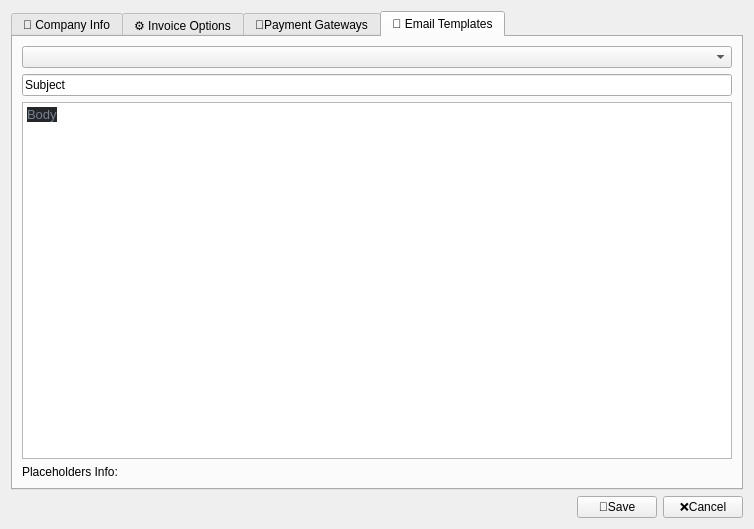
<?xml version="1.0" encoding="UTF-8"?>
<ui version="4.0">
 <class>SettingsDialog</class>
 <widget class="QDialog" name="SettingsDialog">
  <property name="geometry">
   <rect>
    <x>0</x>
    <y>0</y>
    <width>754</width>
    <height>529</height>
   </rect>
  </property>
  <property name="windowTitle">
   <string>Dialog</string>
  </property>
  <layout class="QHBoxLayout" name="horizontalLayout_6">
   <item>
    <layout class="QVBoxLayout" name="mainSettingsLayout">
     <item>
      <widget class="QTabWidget" name="SettingsTabWidget">
       <property name="currentIndex">
        <number>3</number>
       </property>
       <widget class="QWidget" name="tab">
        <attribute name="title">
         <string>🏢 Company Info</string>
        </attribute>
        <layout class="QHBoxLayout" name="horizontalLayout">
         <item>
          <layout class="QFormLayout" name="companyInfoLayout">
           <item row="0" column="0">
            <widget class="QLabel" name="companyNameLabel">
             <property name="text">
              <string>🏢Company Name:</string>
             </property>
            </widget>
           </item>
           <item row="0" column="1">
            <widget class="QLineEdit" name="companyNameInput"/>
           </item>
           <item row="1" column="0">
            <widget class="QLabel" name="companyAddressLabel">
             <property name="text">
              <string>🏢Company Address:</string>
             </property>
            </widget>
           </item>
           <item row="1" column="1">
            <widget class="QLineEdit" name="companyAddressInput"/>
           </item>
           <item row="2" column="0">
            <widget class="QLabel" name="companyVATIDLabel">
             <property name="text">
              <string>🏢Company VATID:</string>
             </property>
            </widget>
           </item>
           <item row="2" column="1">
            <widget class="QLineEdit" name="companyVATIDInput"/>
           </item>
           <item row="3" column="0">
            <widget class="QLabel" name="companyLogoLabel">
             <property name="text">
              <string>🖼️Company Logo:</string>
             </property>
            </widget>
           </item>
           <item row="3" column="1">
            <widget class="QLineEdit" name="companyLogoPathInput"/>
           </item>
           <item row="4" column="1">
            <layout class="QHBoxLayout" name="horizontalLayout_5">
             <item>
              <spacer name="horizontalSpacer_2">
               <property name="orientation">
                <enum>Qt::Orientation::Horizontal</enum>
               </property>
               <property name="sizeType">
                <enum>QSizePolicy::Policy::Expanding</enum>
               </property>
               <property name="sizeHint" stdset="0">
                <size>
                 <width>40</width>
                 <height>20</height>
                </size>
               </property>
              </spacer>
             </item>
             <item>
              <widget class="QPushButton" name="browseButton">
               <property name="text">
                <string>📂Browse</string>
               </property>
              </widget>
             </item>
            </layout>
           </item>
           <item row="5" column="1">
            <spacer name="verticalSpacer">
             <property name="orientation">
              <enum>Qt::Orientation::Vertical</enum>
             </property>
             <property name="sizeHint" stdset="0">
              <size>
               <width>20</width>
               <height>40</height>
              </size>
             </property>
            </spacer>
           </item>
          </layout>
         </item>
        </layout>
       </widget>
       <widget class="QWidget" name="tab_2">
        <attribute name="title">
         <string>⚙️ Invoice Options</string>
        </attribute>
        <layout class="QHBoxLayout" name="horizontalLayout_7">
         <item>
          <layout class="QFormLayout" name="invoiceOptionsLayout">
           <item row="0" column="0">
            <widget class="QLabel" name="numberPrefixLabel">
             <property name="text">
              <string>📄Number Prefix:</string>
             </property>
            </widget>
           </item>
           <item row="0" column="1">
            <widget class="QLineEdit" name="numberPrefixInput"/>
           </item>
           <item row="1" column="0">
            <widget class="QLabel" name="nextNumberLabel">
             <property name="text">
              <string>Next Number:</string>
             </property>
            </widget>
           </item>
           <item row="1" column="1">
            <widget class="QSpinBox" name="nextNumberSpinBox"/>
           </item>
           <item row="2" column="0">
            <widget class="QLabel" name="defaultTermsLabel">
             <property name="text">
              <string>Default Terms:</string>
             </property>
            </widget>
           </item>
           <item row="2" column="1">
            <widget class="QComboBox" name="defaultTermsComboBox"/>
           </item>
           <item row="3" column="0">
            <widget class="QLabel" name="VATRatesLabel">
             <property name="text">
              <string>🪙VAT Rates:</string>
             </property>
            </widget>
           </item>
           <item row="3" column="1">
            <widget class="QTableWidget" name="VATRatesTable"/>
           </item>
           <item row="4" column="1">
            <spacer name="verticalSpacer_3">
             <property name="orientation">
              <enum>Qt::Orientation::Vertical</enum>
             </property>
             <property name="sizeType">
              <enum>QSizePolicy::Policy::Minimum</enum>
             </property>
             <property name="sizeHint" stdset="0">
              <size>
               <width>20</width>
               <height>40</height>
              </size>
             </property>
            </spacer>
           </item>
           <item row="5" column="1">
            <layout class="QGridLayout" name="gridLayout">
             <item row="0" column="0">
              <widget class="QPushButton" name="addVatRateButton">
               <property name="text">
                <string>➕Add Vat Rate</string>
               </property>
              </widget>
             </item>
             <item row="0" column="2">
              <spacer name="horizontalSpacer_4">
               <property name="orientation">
                <enum>Qt::Orientation::Horizontal</enum>
               </property>
               <property name="sizeHint" stdset="0">
                <size>
                 <width>40</width>
                 <height>20</height>
                </size>
               </property>
              </spacer>
             </item>
             <item row="0" column="1">
              <widget class="QPushButton" name="removeVatRateButton">
               <property name="text">
                <string>➖Remove Vat Rate</string>
               </property>
              </widget>
             </item>
            </layout>
           </item>
           <item row="6" column="1">
            <widget class="QCheckBox" name="enableRemindersCheckBox">
             <property name="text">
              <string>🔔Enable Reminders Check</string>
             </property>
            </widget>
           </item>
           <item row="7" column="0">
            <widget class="QLabel" name="daysBeforeDueLabel">
             <property name="text">
              <string>⏰Before Due:</string>
             </property>
            </widget>
           </item>
           <item row="7" column="1">
            <widget class="QSpinBox" name="daysBeforeDueSpinBox"/>
           </item>
           <item row="8" column="0">
            <widget class="QLabel" name="daysAfterDueLabel">
             <property name="text">
              <string>⏰After Due:</string>
             </property>
            </widget>
           </item>
           <item row="8" column="1">
            <widget class="QSpinBox" name="daysAfterDueSpinBox_2"/>
           </item>
           <item row="9" column="1">
            <widget class="QCheckBox" name="enableOverdueIoTAlertCheckBox">
             <property name="text">
              <string>🚨Enable Overdue IoT Alert Check</string>
             </property>
            </widget>
           </item>
           <item row="10" column="0">
            <widget class="QLabel" name="ioTAlertDaysLabel">
             <property name="text">
              <string>Alert Days:</string>
             </property>
            </widget>
           </item>
           <item row="10" column="1">
            <widget class="QSpinBox" name="ioTAlertDaysSpinBox"/>
           </item>
           <item row="11" column="0">
            <widget class="QLabel" name="ioTDeviceAddressLabel">
             <property name="text">
              <string>🌐IoT Device Address:</string>
             </property>
            </widget>
           </item>
           <item row="11" column="1">
            <widget class="QLineEdit" name="ioTDeviceAddressInput"/>
           </item>
          </layout>
         </item>
        </layout>
       </widget>
       <widget class="QWidget" name="tab_4">
        <attribute name="title">
         <string>🔌Payment Gateways</string>
        </attribute>
        <layout class="QHBoxLayout" name="horizontalLayout_4">
         <item>
          <layout class="QFormLayout" name="paymentGatewayLayout">
           <item row="0" column="0">
            <widget class="QLabel" name="stripeEnableLabel">
             <property name="text">
              <string>💳Enable Stripe:</string>
             </property>
            </widget>
           </item>
           <item row="0" column="1">
            <widget class="QCheckBox" name="stripeEnableCheckBox">
             <property name="text">
              <string>Stripe Enable Check</string>
             </property>
            </widget>
           </item>
           <item row="1" column="0">
            <widget class="QLabel" name="stripeApiKeyLabel">
             <property name="text">
              <string>🔑Stripe Api Key:</string>
             </property>
            </widget>
           </item>
           <item row="1" column="1">
            <widget class="QLineEdit" name="stripeApiKeyInput"/>
           </item>
           <item row="2" column="0">
            <widget class="QLabel" name="payPalEnableLabel">
             <property name="text">
              <string>🅿️Enable PayPal:</string>
             </property>
            </widget>
           </item>
           <item row="2" column="1">
            <widget class="QCheckBox" name="payPalEnableCheckBox">
             <property name="text">
              <string>PayPal Enable Check</string>
             </property>
            </widget>
           </item>
           <item row="3" column="0">
            <widget class="QLabel" name="payPalClientIdLabel">
             <property name="text">
              <string>👤PayPal Client ID:</string>
             </property>
            </widget>
           </item>
           <item row="3" column="1">
            <widget class="QLineEdit" name="payPalClientIdInput"/>
           </item>
           <item row="4" column="0">
            <widget class="QLabel" name="payPalSecretLabel">
             <property name="text">
              <string>🔑PayPal Secret:</string>
             </property>
            </widget>
           </item>
           <item row="4" column="1">
            <widget class="QLineEdit" name="payPalSecretInput"/>
           </item>
          </layout>
         </item>
        </layout>
       </widget>
       <widget class="QWidget" name="tab_3">
        <attribute name="title">
         <string>📧 Email Templates</string>
        </attribute>
        <layout class="QHBoxLayout" name="horizontalLayout_3">
         <item>
          <layout class="QVBoxLayout" name="emailTemplateLayout">
           <item>
            <widget class="QComboBox" name="templateSelectComboBox"/>
           </item>
           <item>
            <widget class="QLineEdit" name="subjectInput">
             <property name="text">
              <string>Subject </string>
             </property>
            </widget>
           </item>
           <item>
            <widget class="QTextEdit" name="bodyInput">
             <property name="html">
              <string>&lt;!DOCTYPE HTML PUBLIC &quot;-//W3C//DTD HTML 4.0//EN&quot; &quot;http://www.w3.org/TR/REC-html40/strict.dtd&quot;&gt;
&lt;html&gt;&lt;head&gt;&lt;meta name=&quot;qrichtext&quot; content=&quot;1&quot; /&gt;&lt;meta charset=&quot;utf-8&quot; /&gt;&lt;style type=&quot;text/css&quot;&gt;
p, li { white-space: pre-wrap; }
hr { height: 1px; border-width: 0; }
li.unchecked::marker { content: &quot;\2610&quot;; }
li.checked::marker { content: &quot;\2612&quot;; }
&lt;/style&gt;&lt;/head&gt;&lt;body style=&quot; font-family:'Segoe UI'; font-size:9pt; font-weight:400; font-style:normal;&quot;&gt;
&lt;p style=&quot; margin-top:0px; margin-bottom:0px; margin-left:0px; margin-right:0px; -qt-block-indent:0; text-indent:0px;&quot;&gt;&lt;span style=&quot; font-family:'monospace'; font-size:13px; color:#768390; background-color:#242629;&quot;&gt;Body&lt;/span&gt;&lt;/p&gt;
&lt;p style=&quot;-qt-paragraph-type:empty; margin-top:0px; margin-bottom:0px; margin-left:0px; margin-right:0px; -qt-block-indent:0; text-indent:0px; font-family:'monospace'; font-size:13px; color:#768390;&quot;&gt;&lt;br /&gt;&lt;/p&gt;&lt;/body&gt;&lt;/html&gt;</string>
             </property>
            </widget>
           </item>
           <item>
            <widget class="QLabel" name="placeholdersInfoLabel">
             <property name="text">
              <string>Placeholders Info:</string>
             </property>
            </widget>
           </item>
          </layout>
         </item>
        </layout>
       </widget>
      </widget>
     </item>
     <item>
      <layout class="QHBoxLayout" name="horizontalLayout_2">
       <item>
        <spacer name="horizontalSpacer">
         <property name="orientation">
          <enum>Qt::Orientation::Horizontal</enum>
         </property>
         <property name="sizeHint" stdset="0">
          <size>
           <width>40</width>
           <height>20</height>
          </size>
         </property>
        </spacer>
       </item>
       <item>
        <widget class="QPushButton" name="saveButton">
         <property name="text">
          <string>💾Save</string>
         </property>
        </widget>
       </item>
       <item>
        <widget class="QPushButton" name="cancelButton">
         <property name="text">
          <string>❌Cancel</string>
         </property>
        </widget>
       </item>
      </layout>
     </item>
    </layout>
   </item>
  </layout>
 </widget>
 <resources/>
 <connections/>
</ui>
